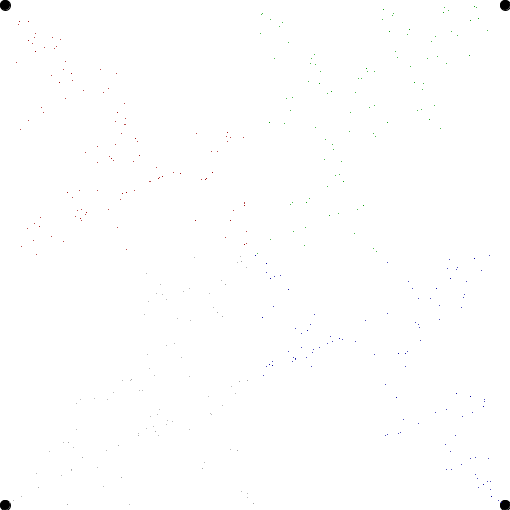
Frame 1 (no input)
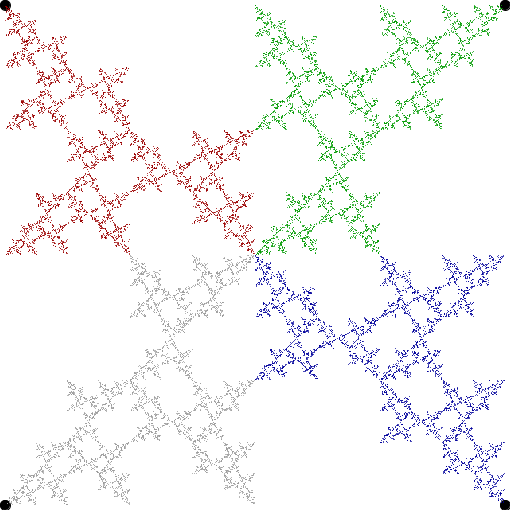
Frame 60 (the mouse pressed at the canvas centre just before this capture)
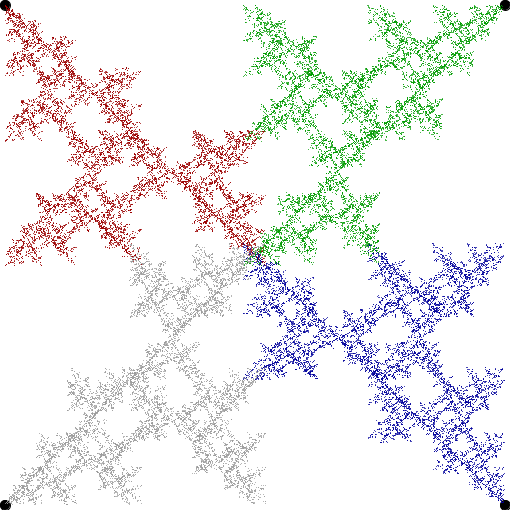
Frame 120 (the mouse held since frame 60 and released just before this capture)

The Processing sketch that drew these frames (run headless with seeded random() and noise(); from frame 60 on, the mouse is pressed at the canvas centre):

// Processing sketch: processing_134168
// ── processing_134168.pde

class spoint
{
  int xpos, ypos;
  
  spoint(int x, int y)
  {
    xpos = x;
    ypos = y;
  }
}

int rx;
int ry;
int count;
int previouspoint;
float multi;
spoint sp1;
spoint sp2;
spoint sp3;
spoint sp4;

void setup() 
{
  size(510, 510);
  frameRate(30);

  noStroke();
  randomsetup();
  multi = 1.0;
  
}
void randomsetup()
{
  background(255);
  stroke(0);
  fill(0);
  rx = 5;
  ry = 5;
  previouspoint = 0;
  count = 0;
  
  sp1 = new spoint(5,5);
  sp2 = new spoint(width-5,5);
  sp3 = new spoint(width-5,height-5);
  sp4 = new spoint(5,height-5);
  
  ellipse(sp1.xpos,sp1.ypos,10,10);
  ellipse(sp2.xpos,sp2.ypos,10,10);
  ellipse(sp3.xpos,sp3.ypos,10,10);
  ellipse(sp4.xpos,sp4.ypos,10,10);
}


void draw() 
{  
  //the count and while loop speed up the drawing. After 100 points are created, then they are drawn.
  int count = 0;
  while (count < 500)
  {
    int rpoint = int(random(4));
    if (rpoint == 0 && previouspoint != 1)
    {
      // square point 1
      rx = waverage(rx,sp1.xpos,multi);
      ry = waverage(ry,sp1.ypos,multi);
      stroke(155,0,0);
      fill(155,0,0);
      previouspoint = 0;
    }
    else if (rpoint == 1 && previouspoint != 2)
    {
      // square point 2
      rx = waverage(rx,sp2.xpos,multi);
      ry = waverage(ry,sp2.ypos,multi);
      stroke(0,155,0);
      fill(0,155,0);
      previouspoint = 1;
    }
    else if (rpoint == 2 && previouspoint != 3)
    {
      // square point 3
      rx = waverage(rx,sp3.xpos,multi);
      ry = waverage(ry,sp3.ypos,multi);
      stroke(0,0,155);
      fill(0,0,155);
      previouspoint = 2;
    }
    else if (rpoint == 3 && previouspoint != 0)
    {
      // square point 4
      rx = waverage(rx,sp4.xpos,multi);
      ry = waverage(ry,sp4.ypos,multi);
      stroke(155);
      fill(155);
      previouspoint = 3;
    }
    point(rx,ry);
    count++;
  }
  
}

int waverage(float a, float b, float multiplier)
{
  return int((a*multiplier + b)/(multiplier + 1));
}
void keyPressed()
{
  if (key == ' ')
  {
    randomsetup();
    multi = 1;
  }
}
  
void mousePressed()
{
  randomsetup();
  if (mouseButton == LEFT)
  {
    multi -= 0.1;
  }
  else
  {
    multi += 0.1;
  }
}

  
